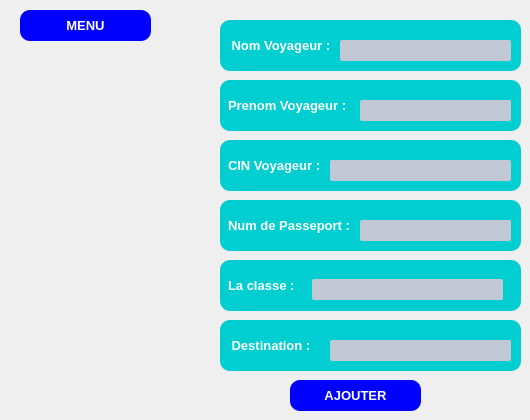
      <widget class="QWidget" name="page_4">
       <widget class="QLabel" name="label_nom_voyageur">
        <property name="geometry">
         <rect>
          <x>220</x>
          <y>20</y>
          <width>301</width>
          <height>51</height>
         </rect>
        </property>
        <property name="styleSheet">
         <string notr="true">/*-----QLabel-----*/
QLabel
{
background-color: rgb(0,206,209);


	color: #ffffff;
	font-size: 13px;
	font-weight: bold;
	border: 5px;
	border-radius:10px;
	padding: 5px;

}</string>
        </property>
        <property name="text">
         <string> Nom Voyageur :</string>
        </property>
       </widget>
       <widget class="QLabel" name="label_cin_voyageur">
        <property name="geometry">
         <rect>
          <x>220</x>
          <y>140</y>
          <width>301</width>
          <height>51</height>
         </rect>
        </property>
        <property name="styleSheet">
         <string notr="true">/*-----QLabel-----*/
QLabel
{
background-color: rgb(0,206,209);



	color: #ffffff;
	font-size: 13px;
	font-weight: bold;
	border: 5px;
	border-radius:10px;
	padding: 5px;

}</string>
        </property>
        <property name="text">
         <string>CIN Voyageur :</string>
        </property>
       </widget>
       <widget class="QLabel" name="label_pren_voyageur">
        <property name="geometry">
         <rect>
          <x>220</x>
          <y>80</y>
          <width>301</width>
          <height>51</height>
         </rect>
        </property>
        <property name="styleSheet">
         <string notr="true">/*-----QLabel-----*/
QLabel
{
background-color: rgb(0,206,209);



	color: #ffffff;
	font-size: 13px;
	font-weight: bold;
	border: 5px;
	border-radius:10px;
	padding: 5px;

}</string>
        </property>
        <property name="text">
         <string>Prenom Voyageur :</string>
        </property>
       </widget>
       <widget class="QLabel" name="label_num_de_passeport">
        <property name="geometry">
         <rect>
          <x>220</x>
          <y>200</y>
          <width>301</width>
          <height>51</height>
         </rect>
        </property>
        <property name="styleSheet">
         <string notr="true">/*-----QLabel-----*/
QLabel
{
background-color:rgb(0,206,209);


	color: #ffffff;
	font-size: 13px;
	font-weight: bold;
	border: 5px;
	border-radius:10px;
	padding: 5px;

}</string>
        </property>
        <property name="text">
         <string>Num de Passeport :</string>
        </property>
       </widget>
       <widget class="QLineEdit" name="lineEdit_nomvoy">
        <property name="geometry">
         <rect>
          <x>340</x>
          <y>40</y>
          <width>171</width>
          <height>21</height>
         </rect>
        </property>
        <property name="styleSheet">
         <string notr="true">/*-----QLineEdit-----*/
QLineEdit
{
	background-color: #c2c7d5;
	color: #000;
	font-weight: bold;
	border: none;
	border-radius: 2px;
	padding: 3px;

}</string>
        </property>
        <property name="text">
         <string/>
        </property>
       </widget>
       <widget class="QLineEdit" name="lineEdit_24">
        <property name="geometry">
         <rect>
          <x>360</x>
          <y>100</y>
          <width>151</width>
          <height>21</height>
         </rect>
        </property>
        <property name="styleSheet">
         <string notr="true">/*-----QLineEdit-----*/
QLineEdit
{
	background-color: #c2c7d5;
	color: #000;
	font-weight: bold;
	border: none;
	border-radius: 2px;
	padding: 3px;

}</string>
        </property>
        <property name="text">
         <string/>
        </property>
       </widget>
       <widget class="QLineEdit" name="lineEdit_25">
        <property name="geometry">
         <rect>
          <x>330</x>
          <y>160</y>
          <width>181</width>
          <height>21</height>
         </rect>
        </property>
        <property name="styleSheet">
         <string notr="true">/*-----QLineEdit-----*/
QLineEdit
{
	background-color: #c2c7d5;
	color: #000;
	font-weight: bold;
	border: none;
	border-radius: 2px;
	padding: 3px;

}</string>
        </property>
        <property name="text">
         <string/>
        </property>
       </widget>
       <widget class="QLineEdit" name="lineEdit_26">
        <property name="geometry">
         <rect>
          <x>360</x>
          <y>220</y>
          <width>151</width>
          <height>21</height>
         </rect>
        </property>
        <property name="styleSheet">
         <string notr="true">/*-----QLineEdit-----*/
QLineEdit
{
	background-color: #c2c7d5;
	color: #000;
	font-weight: bold;
	border: none;
	border-radius: 2px;
	padding: 3px;

}</string>
        </property>
        <property name="text">
         <string/>
        </property>
       </widget>
       <widget class="QLabel" name="label_nom_voyageur_12">
        <property name="geometry">
         <rect>
          <x>220</x>
          <y>260</y>
          <width>301</width>
          <height>51</height>
         </rect>
        </property>
        <property name="styleSheet">
         <string notr="true">/*-----QLabel-----*/
QLabel
{
background-color: rgb(0,206,209);


	color: #ffffff;
	font-size: 13px;
	font-weight: bold;
	border: 5px;
	border-radius:10px;
	padding: 5px;

}</string>
        </property>
        <property name="text">
         <string>La classe :</string>
        </property>
       </widget>
       <widget class="QPushButton" name="pushButton_HISTORIQUES_10">
        <property name="geometry">
         <rect>
          <x>20</x>
          <y>10</y>
          <width>131</width>
          <height>31</height>
         </rect>
        </property>
        <property name="font">
         <font>
          <pointsize>-1</pointsize>
          <weight>75</weight>
          <bold>true</bold>
          <underline>false</underline>
          <kerning>true</kerning>
         </font>
        </property>
        <property name="styleSheet">
         <string notr="true">/*-----QPushButton-----*/
QPushButton
{
	background-color:  rgb(0,0,255);



	color: #ffffff;
	font-size: 13px;
	font-weight: bold;
	border: 5px;
	border-radius:10px;
	padding: 5px;

}

QPushButton::hover
{
background-color: qlineargradient(spread:pad, x1:0, y1:0.511, x2:1, y2:0.511, stop:0 rgba(0, 0, 150, 220),stop:1 rgba(50, 220, 200, 220));

	color: #FF5D5D; 
}
QPushButton::pressed
{background-color: qlineargradient(stop:0 rgba(0, 207, 179, 255),stop:1 rgba(70, 255, 230, 255));

	color: #FF5D5D; 

}</string>
        </property>
        <property name="text">
         <string>MENU</string>
        </property>
        <property name="icon">
         <iconset>
          <normaloff>../../../jour_j/archiver.png</normaloff>../../../jour_j/archiver.png</iconset>
        </property>
        <property name="checkable">
         <bool>true</bool>
        </property>
        <property name="checked">
         <bool>true</bool>
        </property>
       </widget>
       <widget class="QPushButton" name="pb_ajouter">
        <property name="geometry">
         <rect>
          <x>290</x>
          <y>380</y>
          <width>131</width>
          <height>31</height>
         </rect>
        </property>
        <property name="font">
         <font>
          <pointsize>-1</pointsize>
          <weight>75</weight>
          <bold>true</bold>
          <underline>false</underline>
          <kerning>true</kerning>
         </font>
        </property>
        <property name="styleSheet">
         <string notr="true">/*-----QPushButton-----*/
QPushButton
{
	background-color:  rgb(0,0,255);



	color: #ffffff;
	font-size: 13px;
	font-weight: bold;
	border: 5px;
	border-radius:10px;
	padding: 5px;

}

QPushButton::hover
{
background-color: qlineargradient(spread:pad, x1:0, y1:0.511, x2:1, y2:0.511, stop:0 rgba(0, 0, 150, 220),stop:1 rgba(50, 220, 200, 220));

	color: #FF5D5D; 
}
QPushButton::pressed
{background-color: qlineargradient(stop:0 rgba(0, 207, 179, 255),stop:1 rgba(70, 255, 230, 255));

	color: #FF5D5D; 

}</string>
        </property>
        <property name="text">
         <string>AJOUTER</string>
        </property>
        <property name="icon">
         <iconset>
          <normaloff>../../../jour_j/archiver.png</normaloff>../../../jour_j/archiver.png</iconset>
        </property>
        <property name="checkable">
         <bool>true</bool>
        </property>
        <property name="checked">
         <bool>true</bool>
        </property>
       </widget>
       <widget class="QLineEdit" name="lineEdit_27">
        <property name="geometry">
         <rect>
          <x>312</x>
          <y>279</y>
          <width>191</width>
          <height>21</height>
         </rect>
        </property>
        <property name="styleSheet">
         <string notr="true">/*-----QLineEdit-----*/
QLineEdit
{
	background-color: #c2c7d5;
	color: #000;
	font-weight: bold;
	border: none;
	border-radius: 2px;
	padding: 3px;

}</string>
        </property>
       </widget>
       <widget class="QLabel" name="label_destination">
        <property name="geometry">
         <rect>
          <x>220</x>
          <y>320</y>
          <width>301</width>
          <height>51</height>
         </rect>
        </property>
        <property name="styleSheet">
         <string notr="true">/*-----QLabel-----*/
QLabel
{
background-color: rgb(0,206,209);


	color: #ffffff;
	font-size: 13px;
	font-weight: bold;
	border: 5px;
	border-radius:10px;
	padding: 5px;

}</string>
        </property>
        <property name="text">
         <string> Destination :</string>
        </property>
       </widget>
       <widget class="QLineEdit" name="lineEdit_destination">
        <property name="geometry">
         <rect>
          <x>330</x>
          <y>340</y>
          <width>181</width>
          <height>21</height>
         </rect>
        </property>
        <property name="styleSheet">
         <string notr="true">/*-----QLineEdit-----*/
QLineEdit
{
	background-color: #c2c7d5;
	color: #000;
	font-weight: bold;
	border: none;
	border-radius: 2px;
	padding: 3px;

}</string>
        </property>
        <property name="text">
         <string/>
        </property>
       </widget>
      </widget>
